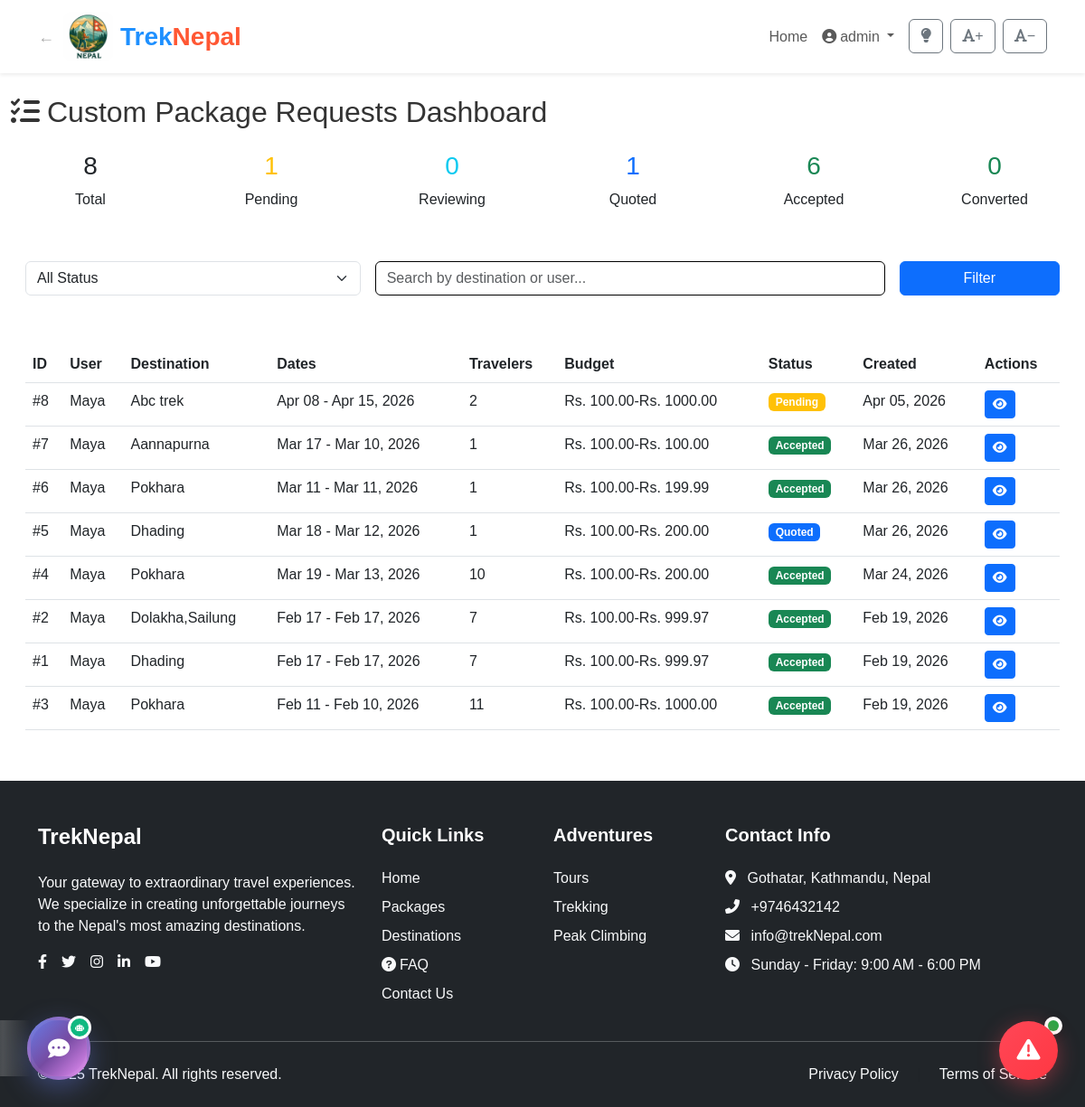
/custom-request/admin/dashboard/ (signed in), run on an earlier commit of the app's database.
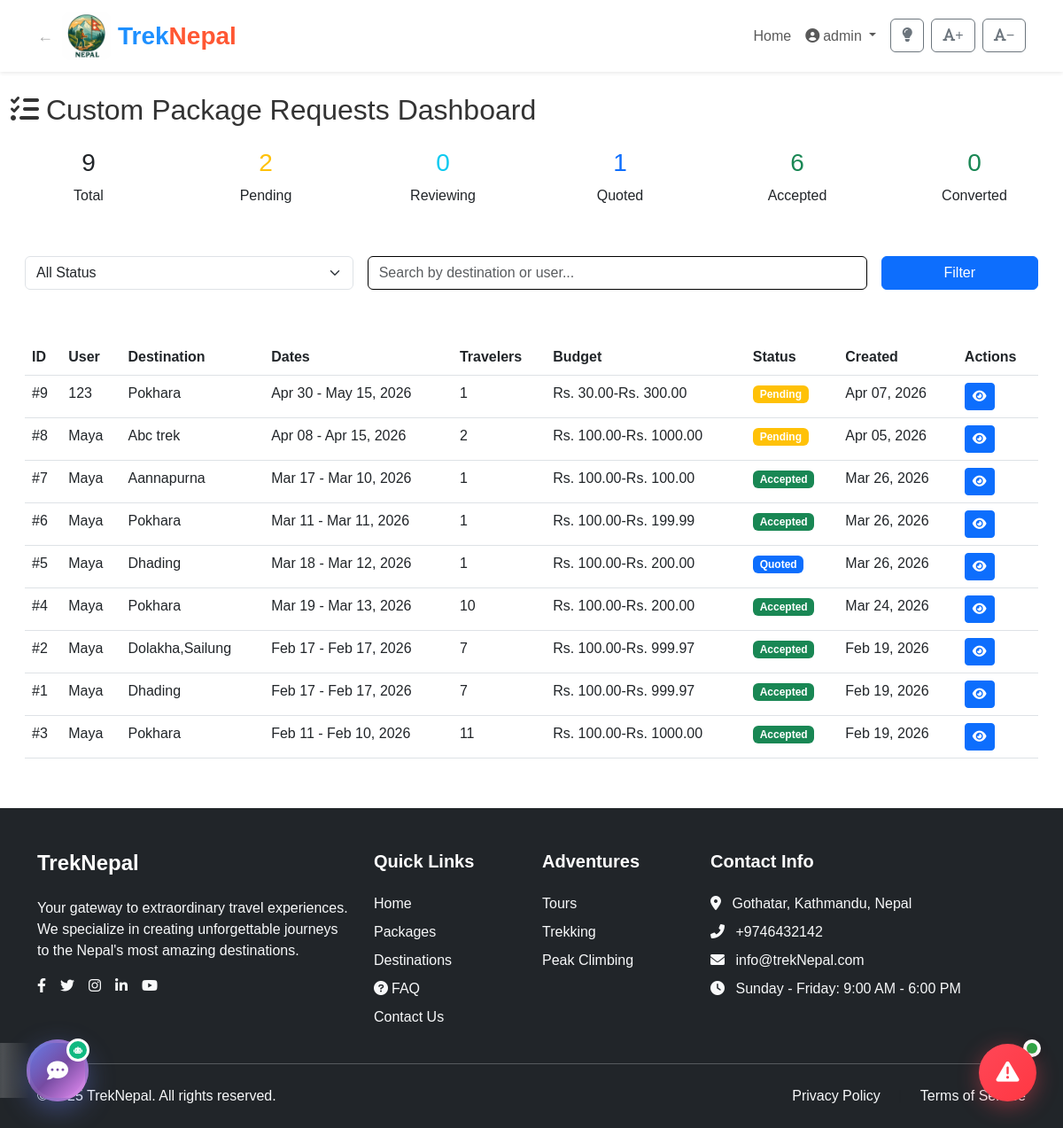
And on a later commit of the database.
### app/models.py (models this page shows, shortened)
class CustomPackageRequest(models.Model):
    STATUS_CHOICES = [
        ('PENDING', 'Pending Review'),
        ('REVIEWING', 'Under Review'),
        ('QUOTED', 'Quote Sent'),
        ('ACCEPTED', 'Quote Accepted'),
        ('REJECTED', 'Rejected'),
        ('CONVERTED', 'Converted to Booking'),
    ]
    ACTIVITY_CHOICES = [
        ('trekking', 'Trekking'),
        ('peak_climbing', 'Peak Climbing'),
        ('tour', 'Cultural Tour'),
        ('wildlife', 'Wildlife Safari'),
        ('pilgrimage', 'Pilgrimage'),
        ('adventure', 'Adventure Sports'),
        ('mixed', 'Mixed Activities'),
    ]
    user = models.ForeignKey(User, on_delete=models.CASCADE, related_name='custom_requests')
    destination = models.CharField(max_length=255, help_text="Desired destination")
    alternative_destinations = models.TextField(blank=True, help_text="Alternative destinations (comma separated)")
    preferred_start_date = models.DateField(help_text="Preferred start date")
    preferred_end_date = models.DateField(help_text="Preferred end date")
    flexible_dates = models.BooleanField(default=False, help_text="Are dates flexible?")
    num_travelers = models.PositiveIntegerField(default=1, help_text="Number of travelers")
    budget_min = models.DecimalField(max_digits=10, decimal_places=2, help_text="Minimum budget per person")
    budget_max = models.DecimalField(max_digits=10, decimal_places=2, help_text="Maximum budget per person")
    currency = models.CharField(max_length=3, default='USD')
    activity_type = models.CharField(max_length=20, choices=ACTIVITY_CHOICES, default='mixed')
    accommodation_preference = models.CharField(max_length=50, blank=True, help_text="e.g., Hotel, Lodge, Camping")
    guide_required = models.BooleanField(default=True)
    special_requirements = models.TextField(blank=True, help_text="Dietary restrictions, accessibility needs, etc.")
    additional_notes = models.TextField(blank=True, help_text="Any other information")
    inspiration_image = models.ImageField(upload_to='custom_requests/', blank=True, null=True, help_text="Upload inspiration photos")
    reference_document = models.FileField(upload_to='custom_requests/docs/', blank=True, null=True, help_text="Upload itinerary ideas")
    status = models.CharField(max_length=20, choices=STATUS_CHOICES, default='PENDING')
    priority = models.CharField(max_length=10, choices=[
        ('low', 'Low'),
        ('medium', 'Medium'),
        ('high', 'High'),
        ('urgent', 'Urgent')
    ], default='medium')
    admin_notes = models.TextField(blank=True, help_text="Internal notes for admin")
    created_at = models.DateTimeField(auto_now_add=True)
    updated_at = models.DateTimeField(auto_now=True)
    reviewed_at = models.DateTimeField(null=True, blank=True)
    class Meta:
        ordering = ['-created_at']
        verbose_name = 'Custom Package Request'
        verbose_name_plural = 'Custom Package Requests'

### app/custom_request_views.py (the view)
# urls.py: path('admin/dashboard/', custom_request_views.admin_custom_requests, name='admin_custom_requests'),
@login_required
@user_passes_test(is_admin)
def admin_custom_requests(request):
    status_filter = request.GET.get('status', '')
    search_query = request.GET.get('search', '')
    requests_list = CustomPackageRequest.objects.all().select_related('user')
    if status_filter:
        requests_list = requests_list.filter(status=status_filter)
    if search_query:
        requests_list = requests_list.filter(
            Q(destination__icontains=search_query) |
            Q(user__username__icontains=search_query) |
            Q(user__email__icontains=search_query)
        )
    requests_list = requests_list.order_by('-priority', '-created_at')
    stats = {
        'total': CustomPackageRequest.objects.count(),
        'pending': CustomPackageRequest.objects.filter(status='PENDING').count(),
        'reviewing': CustomPackageRequest.objects.filter(status='REVIEWING').count(),
        'quoted': CustomPackageRequest.objects.filter(status='QUOTED').count(),
        'accepted': CustomPackageRequest.objects.filter(status='ACCEPTED').count(),
        'converted': CustomPackageRequest.objects.filter(status='CONVERTED').count(),
    }
    context = {
        'requests': requests_list,
        'stats': stats,
        'status_filter': status_filter,
        'search_query': search_query,
    }
    return render(request, 'custom_requests/admin_dashboard.html', context)

### app/context_processors.py (called while the page is built)
def countries_context(request):
    return {
        'countries': Country.objects.all()
    }

def unread_messages_context(request):
    if request.user.is_authenticated:
        if hasattr(request.user, 'guide'):
            unread_count = GuideMessage.objects.filter(
                booking__guide=request.user.guide,
                is_read=False
            ).exclude(sender=request.user).count()
        else:
            unread_count = GuideMessage.objects.filter(
                booking__user=request.user,
                is_read=False
            ).exclude(sender=request.user).count()
        return {'unread_message_count': unread_count}
    return {'unread_message_count': 0}

### app/custom_request_views.py (called while the page is built)
def is_admin(user):
    return user.is_superuser or user.is_staff

### app/templates/custom_requests/admin_dashboard.html (shortened to what the changed rows need)
{% extends 'base.html' %}
{% block content %}
<div class="container-fluid my-4">
    <h2><i class="fas fa-tasks me-2"></i>Custom Package Requests Dashboard</h2>
    <div class="row mb-4">
        <div class="col-md-2">
            <div class="card text-center">
                <div class="card-body">
                    <h3>{{ stats.total }}</h3>
                    <p class="mb-0">Total</p>
                </div>
            </div>
        </div>
        <div class="col-md-2">
            <div class="card text-center border-warning">
                <div class="card-body">
                    <h3 class="text-warning">{{ stats.pending }}</h3>
                    <p class="mb-0">Pending</p>
                </div>
            </div>
        </div>
    </div>
    <div class="card">
        <div class="card-body">
            <div class="table-responsive">
                <table class="table table-hover">
                    <thead>
                        <tr>
                            <th>ID</th>
                            <th>User</th>
                            <th>Destination</th>
                            <th>Dates</th>
                            <th>Travelers</th>
                            <th>Budget</th>
                            <th>Status</th>
                            <th>Created</th>
                            <th>Actions</th>
                        </tr>
                    </thead>
                    <tbody>
                        {% for request in requests %}
                        <tr>
                            <td>#{{ request.id }}</td>
                            <td>{{ request.user.username }}</td>
                            <td>{{ request.destination }}</td>
                            <td>{{ request.preferred_start_date|date:"M d" }} - {{ request.preferred_end_date|date:"M d, Y" }}</td>
                            <td>{{ request.num_travelers }}</td>
                            <td>Rs. {{ request.budget_min }}-Rs. {{ request.budget_max }}</td>
                            <td>
                                {% if request.status == 'PENDING' %}
                                    <span class="badge bg-warning">Pending</span>
                                {% elif request.status == 'REVIEWING' %}
                                    <span class="badge bg-info">Reviewing</span>
                                {% elif request.status == 'QUOTED' %}
                                    <span class="badge bg-primary">Quoted</span>
                                {% elif request.status == 'ACCEPTED' %}
                                    <span class="badge bg-success">Accepted</span>
                                {% elif request.status == 'REJECTED' %}
                                    <span class="badge bg-danger">Rejected</span>
                                {% elif request.status == 'CONVERTED' %}
                                    <span class="badge bg-success">Converted</span>
                                {% endif %}
                            </td>
                            <td>{{ request.created_at|date:"M d, Y" }}</td>
                            <td>
                                <a href="{% url 'admin_view_request' request.id %}" class="btn btn-sm btn-primary">
                                    <i class="fas fa-eye"></i>
                                </a>
                            </td>
                        </tr>
                        {% empty %}
                        <tr>
                            <td colspan="9" class="text-center text-muted">No requests found</td>
                        </tr>
                        {% endfor %}
                    </tbody>
                </table>
            </div>
        </div>
    </div>
</div>
{% endblock %}

What changed in the data, as far as the page shows it:
added CustomPackageRequest: id "9", user.username "123", destination "Pokhara", preferred_start_date "Apr 30", preferred_end_date "May 15, 2026", num_travelers "1", budget_min "30.00", budget_max "300.00", status "Pending", created_at "Apr 07, 2026"
Also different on the page:
{{ stats.total }}: "8" → "9"
{{ stats.pending }}: "1" → "2"
